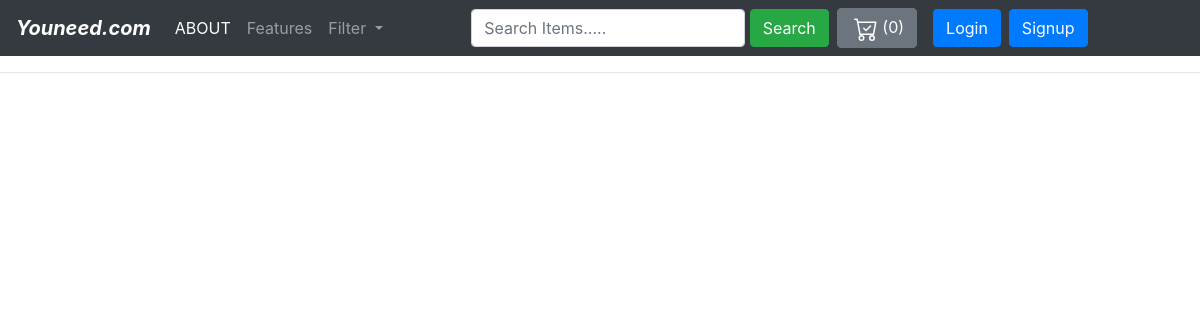
Before: / with the older database file.
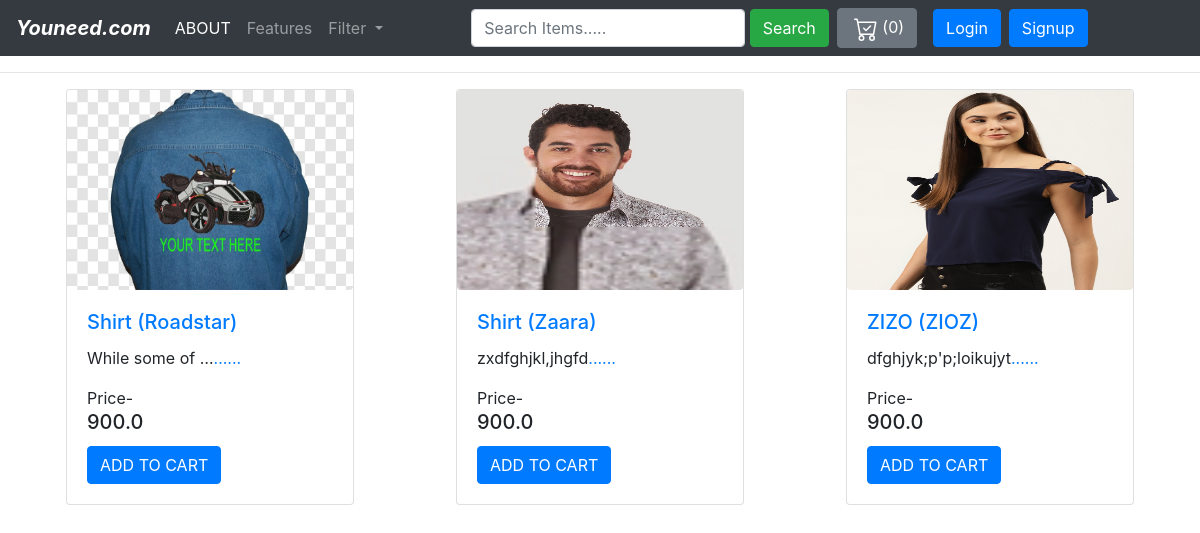
After: the same page with the newer database file.
### ecomm/models.py (models this page shows, shortened)
class Product(models.Model):
    Product_name = models.CharField(max_length=20)
    category = models.ForeignKey(Category, on_delete=models.CASCADE)
    Price = models.FloatField()
    brand = models.CharField(max_length=30)
    Description = models.TextField()
    image = models.FileField(upload_to="product/", max_length=None)

### ecomm/views.py (the view)
# urls.py: path('', views.home, name= 'home_page'),
def home(request):
    prdt = Product.objects.all()
    cate=Category.objects.all()
    catego_id=request.GET.get("category")
    print(catego_id)
    if catego_id:
        prdt=Product.objects.filter(category_id=catego_id)
    params = {'response':prdt,'cate':cate}
    return render(request, 'index.html', params)

### template/index.html (shortened to what this page needs)
{% extends "base.html" %}
{% load static %}
{% block card %}<hr>
<div class="container-fluid mt-3">
  <div class="row">
    <div class="col mx-auto">
      <div class="row mx-auto">
        {% for d in response%}
        <div class="card mx-auto mb-3" style="width: 18rem;">
          <a href="{{d.image.url}}"><img class="card-img-top rounded" style=" height: 200px" src="{{d.image.url}}" alt="Card image cap" style="width: 15; height:15;"></a>
          <div class="card-body">
            <a href="{% url 'product' d.id %}"><h5 class="card-title">{{d.Product_name}} ({{d.brand}})</h5></a>
            <p class="card-text">{{d.Description|safe|truncatewords:3 }}<a href="{{ url_for_full_content }}">......</a></p>
            Price-<h5 class="card-title">{{d.Price}}</h5>
            <a href="{% url 'addtocart' d.id %}"  class="btn card-bottom btn-primary" value="ADD TO CART">ADD TO CART</a>
          </div>
        </div>
        {%endfor%}
      </div>
    </div>
  </div>
</div>
{% endblock card %}

### template/base.html (shortened to what this page needs)
{% load static %}
{% static "carousel" as baseUrl %}
<!doctype html>
<html lang="en">
  <head>
    <link rel="stylesheet" href="https://stackpath.bootstrapcdn.com/bootstrap/4.5.0/css/bootstrap.min.css">
  </head>
    <div class="">
        <nav class="navbar navbar-expand-lg navbar-dark bg-dark">
            <a class="navbar-brand" href="/"><b><i>Youneed.com</i></b></a>
            <div class="collapse navbar-collapse" id="navbarSupportedContent-555">
            <ul class="navbar-nav mr-auto">
                <li class="nav-item active">
                <a class="nav-link" href="">ABOUT
                </a>
                </li>
                <li class="nav-item">
                <a class="nav-link" href="#">Features</a>
                </li>
                <li class="nav-item dropdown">
                <a class="nav-link dropdown-toggle" id="navbarDropdownMenuLink-555" data-toggle="dropdown"
                    aria-haspopup="true" aria-expanded="false">Filter
                </a>
                </li>
            </ul>
            <form action="{% url 'search' %}" method="GET" class="form-inline my-2 my-lg-0">
                <span><input class="form-control"  name="search" placeholder="Search Items....." aria-label="Search">
                <button class="btn btn-success my-2 my-sm-0" type="submit">Search</button></span>
            </form>
            <a href="{% url 'mycart' %}">
            <button type="button" class="btn btn-secondary mx-2" id="popcart" data-container="body" data-placement="bottom" data-html="true" data-content="Vivamus
                    sagittis lacus vel augue laoreet rutrum faucibus.">
            (<span id="cart">0</span>)
            </button>
            </a>
            {% if user.is_authenticated %}
            {% else %}
            <button type="button" class="btn btn-primary mx-2" data-toggle="modal" data-target="#exampleModal">Login</button>
          <button type="button" class="btn btn-primary" data-toggle="modal" data-target="#SignupexampleModal">Signup</button>
              {% endif %}
            <ul class="navbar-nav ml-auto nav-flex-icons">
                <li class="nav-item">
                    <a class="nav-link waves-effect waves-light">
                    </a>
                </li>
                    </div>
            </div>
  <body>
    {% block card %}
    {% endblock card %}
  </body>
</html>

Changed rows visible on the page:
added Product: image (picture), Product_name "Shirt", brand "Roadstar", Description "While some of …", Price "900.0"
added Product: image (picture), Product_name "Shirt", brand "Zaara", Description "zxdfghjkl,jhgfd", Price "900.0"
added Product: image (picture), Product_name "ZIZO", brand "ZIOZ", Description "dfghjyk;p'p;loikujyt", Price "900.0"
